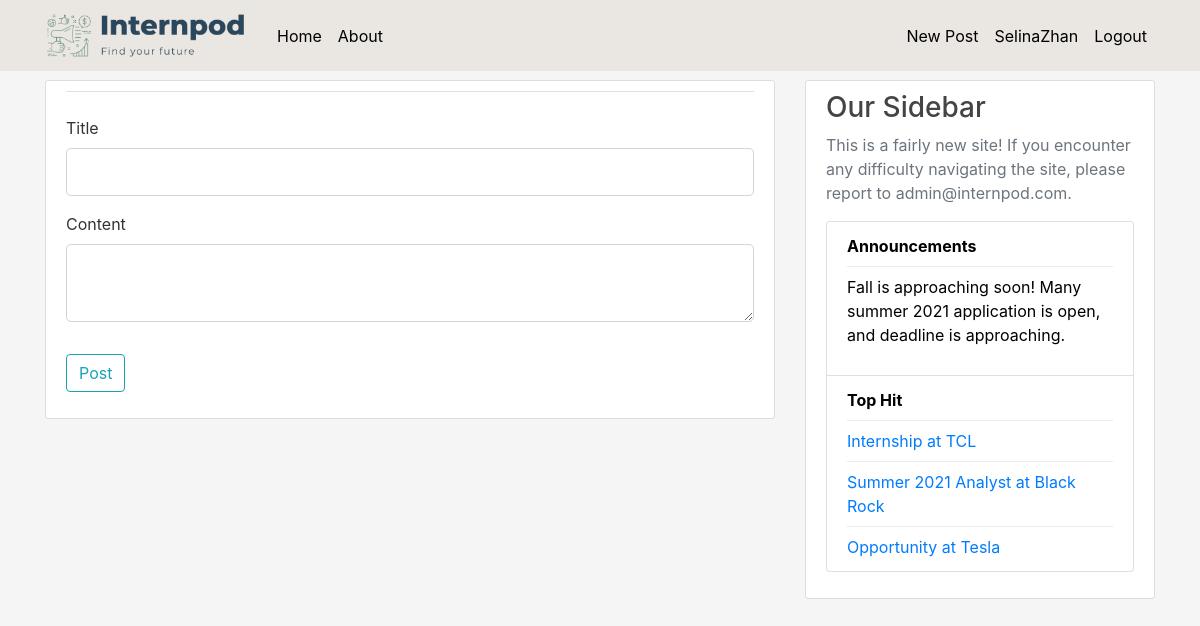
/post/new (signed in), run on the app's committed database.
### flaskblog/models.py (models this page shows, shortened)
class User(db.Model, UserMixin):
    id = db.Column(db.Integer, primary_key=True)
    username = db.Column(db.String(20), unique=True, nullable=False)
    email = db.Column(db.String(120), unique=True, nullable=False)
    image_file = db.Column(db.String(20), nullable=False, default='default.png')
    password = db.Column(db.String(60), nullable=False)
    posts = db.relationship('Post', backref='author', lazy=True)
    comments = db.relationship('Comment', backref='commenter', lazy=True)
    liked = db.relationship( 'Like', backref='Liker', lazy=True)

class Post(db.Model):
    id = db.Column(db.Integer, primary_key=True)
    title = db.Column(db.String(100), nullable=False)
    date_posted = db.Column(db.DateTime, nullable=False, default=datetime.utcnow)
    content = db.Column(db.Text, nullable=False)
    user_id = db.Column(db.Integer, db.ForeignKey('user.id'), nullable=False)
    likes = db.relationship('Like', backref='post', lazy='dynamic')
    comments = db.relationship('Comment', backref='comments', lazy='dynamic')

### flaskblog/routes.py (the view)
@app.route("/post/new", methods=['GET', 'POST'])
@login_required
def new_post():
    posts = db.session.query(Post).order_by(Post.id.desc())
    form = PostForm()
    if form.validate_on_submit():
        post = Post(title=form.title.data, content = form.content.data, author=current_user)
        db.session.add(post)
        db.session.commit()
        flash('Your post has been created', 'success ')
        return redirect(url_for('home'))
    return render_template('create_post.html', title='New Post', form=form, posts = posts)

### flaskblog/forms.py
class PostForm(FlaskForm):
    title = StringField('Title', validators=[DataRequired()])
    content = CKEditorField('Content', validators=[DataRequired()])
    submit = SubmitField('Post')

### flaskblog/models.py (called while the page is built)
@login_manager.user_loader
def load_user(user_id):
    return User.query.get(int(user_id))

### flaskblog/templates/create_post.html (shortened to what this page needs)
{% extends "layout.html" %}
{% block content %}
<div class="content-section">
    <form method="POST" action="">
        <fieldset class="form-group">
            <legend class="border-bottom mb-4">{{ legend }}</legend>
            <div class="form-group">
                {{ form.title.label(class="form-control-label") }}
                {% if form.title.errors %}
                    {{ form.title(class="form-control form-control-lg is-invalid") }}
                    <div class="invalid-feedback">
                        {% for error in form.title.errors %}
                            <span>{{ error }}</span>
                        {% endfor %}
                    </div>
                {% else %}
                    {{ form.title(class="form-control form-control-lg") }}
                {% endif %}
            </div>
            <div class="form-group">
                {{ form.content.label(class="form-control-label") }}
                {% if form.content.errors %}
                    {{ form.content(class="form-control form-control-lg is-invalid") }}
                    <div class="invalid-feedback">
                        {% for error in form.content.errors %}
                            <span>{{ error }}</span>
                        {% endfor %}
                    </div>
                {% else %}
                    {{ form.content(class="form-control form-control-lg") }}
                {% endif %}
            </div>
        </fieldset>
        <div class="form-group">
            {{ form.submit(class="btn btn-outline-info") }}
        </div>
    </form>
</div>
{% endblock content %}

### flaskblog/templates/layout.html (shortened to what this page needs)
<!DOCTYPE html>
<html>
<head>
    <link rel="stylesheet" href="https://maxcdn.bootstrapcdn.com/bootstrap/4.0.0/css/bootstrap.min.css">
    <link rel="stylesheet" type="text/css" href="{{ url_for('static', filename='main.css') }}">
    <link href="https://cdn.jsdelivr.net/npm/summernote@0.8.18/dist/summernote.min.css" rel="stylesheet">
</head>
<body style="background-color:#f5f5f5;">
    <header class="site-header">
      <nav class="navbar navbar-expand-md navbar-dark bg-steel fixed-top" style="background-color: #eae6e2;">
        <div class="container">
          <a class="navbar-brand mr-4" href="/"><img src="../static/logo/navibarlogo.jpg" class="img-fluid" alt="Responsive image" width="200" height="200"></a>
          <div class="collapse navbar-collapse" id="navbarToggle">
            <div class="navbar-nav mr-auto">
              <a class="nav-item nav-link" style="color:#000000;" href="{{ url_for('home') }}">Home</a>
              <a class="nav-item nav-link" style="color:#000000;"href="{{ url_for('about') }}">About</a>
            </div>
            <div class="navbar-nav">
              {% if current_user.is_authenticated %}
                <a class="nav-item nav-link" style="color:#000000;" href="{{ url_for('new_post') }}"> New Post</a>
                <a class="nav-item nav-link" style="color:#000000;" href="{{ url_for('account') }}">{{current_user.username}}</a>
                <a class="nav-item nav-link" style="color:#000000;" href="{{ url_for('logout') }}">Logout</a>
              {% else %}
                <a class="nav-item nav-link" style="color:#000000;" href="{{ url_for('login') }}">Login</a>
                <a class="nav-item nav-link" style="color:#000000;" href="{{ url_for('register') }}">Register</a>
              {% endif %}
            </div>
          </div>
        </div>
      </nav>
    </header>
    <main role="main" class="container">
      <div class="row">
        <div class="col-md-8">
          {% block content %}{% endblock %}
        </div>
        <div class="col-md-4" >
          <div class="content-section">
            <h3>Our Sidebar</h3>
            <p class='text-muted'>This is a fairly new site! If you encounter any difficulty navigating the site, please report to admin@internpod.com.
              <ul class="list-group">
                <li class="list-group-item list-group-item-light" style="background-color:#ffffff;"><b style="color:#000000;">Announcements</b>                         <div class="dropdown-divider"></div>
                    <p style="color:black;"> Fall is approaching soon! Many summer 2021 application is open, and deadline is approaching.</p></li>
                <li class="list-group-item list-group-item-light" style="background-color:#ffffff;"><b style="color:#000000;">Top Hit</b>
                  {% for post in posts %}
                    {% if post.likes.count() > 1 %}
                        <div class="dropdown-divider"></div>
                        <div class="media-body">
                            <a class="mr-2" href="{{ url_for('post', post_id=post.id) }}">{{ post.title }}</a>
                        </div>
                    {% endif %}
                  {% endfor %}
                </li>
              </ul>
            </p>
          </div>
        </div>
      </div>
    </main>
</body>
</html>

### flaskblog/static/main.css (style rules this page uses)
body { background: #fafafa; color: #333333; margin-top: 5rem; }
h1, h2, h3, h4, h5, h6 { color: #444444; }
.bg-steel { background-color: #5f788a; }
.site-header .navbar-nav .nav-link { color: #cbd5db; }
.content-section { background: #ffffff; padding: 10px 20px; border: 1px solid #dddddd; border-radius: 3px; margin-bottom: 20px; }

### data on the page
User: username "SelinaZhan"
Post: title "Internship at TCL"
Post: title "Summer 2021 Analyst at Black Rock"
Post: title "Opportunity at Tesla"
